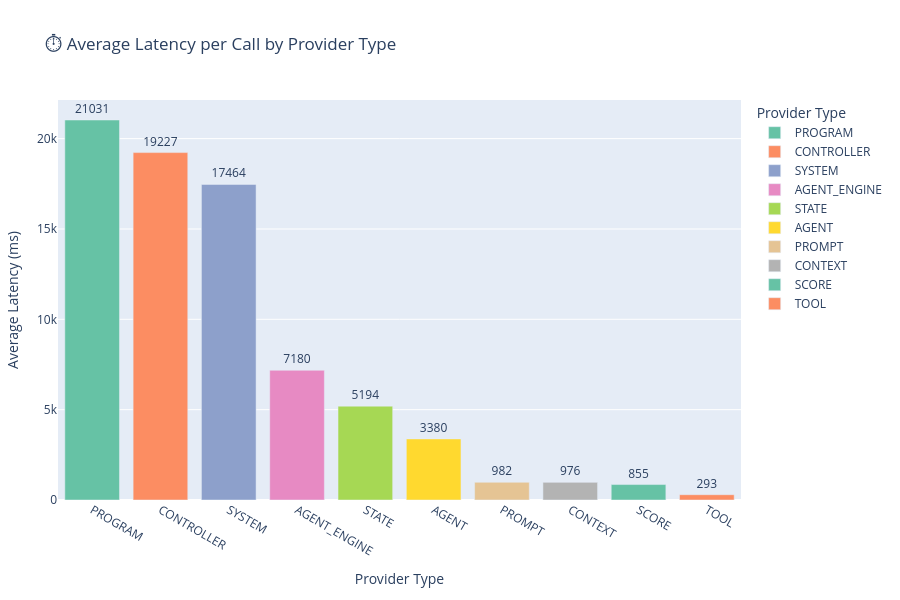

The notebook cell saved with this chart:
### Markdown cell above
### ⏱️ Average Latency per Call by Provider Type

This bar chart displays the **average execution time per invocation** for each `provider_type`, providing a normalized view of performance cost.

#### 🧠 What this code does:
- Groups the log (`df`) by `provider_type`.
- Calculates:
  - **Total latency** (`sum`)
  - **Call count** (`count`)
  - **Average latency per call** (normalized by dividing total by count)
- Rounds the average values to **integers** for cleaner chart labels.
- Renders a **bar chart** with color-coded provider types using a consistent palette.

#### 🔍 What you're observing:
- This view accounts for how frequently a provider is called, exposing **per-call cost**.
- Helpful for spotting **low-frequency but expensive providers** (e.g., `agent_engine`) vs. **high-frequency lightweight tools**.
- Guides decisions around **caching**, **parallelization**, or **refactoring** based on execution efficiency.

Use this alongside total latency charts to balance **frequency** and **impact** across the system.

### Code cell
import plotly.express as px

# Work on a copy to preserve the original DataFrame
df_avg_latency = df.copy()

# Truncate provider_type to the part after the last '.'
df_avg_latency['provider_type'] = df_avg_latency['provider_type'].apply(lambda x: x.split('.')[-1])

# Compute total latency and call count per provider type
latency_stats = (
    df_avg_latency.groupby("provider_type")["latency_ms"]
    .agg(total_latency="sum", call_count="count")
    .reset_index()
)

# Calculate average latency per call
latency_stats["avg_latency_per_call"] = latency_stats["total_latency"] / latency_stats["call_count"]

# Convert for display
latency_stats["avg_latency_label"] = latency_stats["avg_latency_per_call"].round().astype(int)

# Sort for better visual layout
latency_stats = latency_stats.sort_values("avg_latency_per_call", ascending=False)

# Plot
fig = px.bar(
    latency_stats,
    x="provider_type",
    y="avg_latency_per_call",
    text="avg_latency_label",
    title="⏱️ Average Latency per Call by Provider Type",
    labels={"provider_type": "Provider Type", "avg_latency_per_call": "Avg Latency (ms)"},
    color="provider_type",
    color_discrete_sequence=px.colors.qualitative.Set2
)

fig.update_traces(textposition="outside")

fig.update_layout(
    height=600,
    margin=dict(t=100, b=100, l=50, r=50),
    xaxis_title="Provider Type",
    yaxis_title="Average Latency (ms)"
)

fig.show()

### Figure 1 — Plotly figure (JSON) as saved in the notebook; plotly's stock layout.template omitted (floating-point values rounded to 4 significant figures)
{"data": [{"hovertemplate": "Provider Type=%{x}<br>Avg Latency (ms)=%{y}<br>avg_latency_label=%{text}<extra></extra>", "legendgroup": "PROGRAM", "marker": {"color": "rgb(102,194,165)", "pattern": {"shape": ""}}, "name": "PROGRAM", "orientation": "v", "showlegend": true, "text": [21030.0], "textposition": "outside", "type": "bar", "x": ["PROGRAM"], "xaxis": "x", "y": [21030.0], "yaxis": "y"}, {"hovertemplate": "Provider Type=%{x}<br>Avg Latency (ms)=%{y}<br>avg_latency_label=%{text}<extra></extra>", "legendgroup": "CONTROLLER", "marker": {"color": "rgb(252,141,98)", "pattern": {"shape": ""}}, "name": "CONTROLLER", "orientation": "v", "showlegend": true, "text": [19230.0], "textposition": "outside", "type": "bar", "x": ["CONTROLLER"], "xaxis": "x", "y": [19230.0], "yaxis": "y"}, {"hovertemplate": "Provider Type=%{x}<br>Avg Latency (ms)=%{y}<br>avg_latency_label=%{text}<extra></extra>", "legendgroup": "SYSTEM", "marker": {"color": "rgb(141,160,203)", "pattern": {"shape": ""}}, "name": "SYSTEM", "orientation": "v", "showlegend": true, "text": [17460.0], "textposition": "outside", "type": "bar", "x": ["SYSTEM"], "xaxis": "x", "y": [17460.0], "yaxis": "y"}, {"hovertemplate": "Provider Type=%{x}<br>Avg Latency (ms)=%{y}<br>avg_latency_label=%{text}<extra></extra>", "legendgroup": "AGENT_ENGINE", "marker": {"color": "rgb(231,138,195)", "pattern": {"shape": ""}}, "name": "AGENT_ENGINE", "orientation": "v", "showlegend": true, "text": [7180.0], "textposition": "outside", "type": "bar", "x": ["AGENT_ENGINE"], "xaxis": "x", "y": [7180.0], "yaxis": "y"}, {"hovertemplate": "Provider Type=%{x}<br>Avg Latency (ms)=%{y}<br>avg_latency_label=%{text}<extra></extra>", "legendgroup": "STATE", "marker": {"color": "rgb(166,216,84)", "pattern": {"shape": ""}}, "name": "STATE", "orientation": "v", "showlegend": true, "text": [5194.0], "textposition": "outside", "type": "bar", "x": ["STATE"], "xaxis": "x", "y": [5194.0], "yaxis": "y"}, {"hovertemplate": "Provider Type=%{x}<br>Avg Latency (ms)=%{y}<br>avg_latency_label=%{text}<extra></extra>", "legendgroup": "AGENT", "marker": {"color": "rgb(255,217,47)", "pattern": {"shape": ""}}, "name": "AGENT", "orientation": "v", "showlegend": true, "text": [3380.0], "textposition": "outside", "type": "bar", "x": ["AGENT"], "xaxis": "x", "y": [3380.0], "yaxis": "y"}, {"hovertemplate": "Provider Type=%{x}<br>Avg Latency (ms)=%{y}<br>avg_latency_label=%{text}<extra></extra>", "legendgroup": "PROMPT", "marker": {"color": "rgb(229,196,148)", "pattern": {"shape": ""}}, "name": "PROMPT", "orientation": "v", "showlegend": true, "text": [982.0], "textposition": "outside", "type": "bar", "x": ["PROMPT"], "xaxis": "x", "y": [981.5], "yaxis": "y"}, {"hovertemplate": "Provider Type=%{x}<br>Avg Latency (ms)=%{y}<br>avg_latency_label=%{text}<extra></extra>", "legendgroup": "CONTEXT", "marker": {"color": "rgb(179,179,179)", "pattern": {"shape": ""}}, "name": "CONTEXT", "orientation": "v", "showlegend": true, "text": [976.0], "textposition": "outside", "type": "bar", "x": ["CONTEXT"], "xaxis": "x", "y": [976.5], "yaxis": "y"}, {"hovertemplate": "Provider Type=%{x}<br>Avg Latency (ms)=%{y}<br>avg_latency_label=%{text}<extra></extra>", "legendgroup": "SCORE", "marker": {"color": "rgb(102,194,165)", "pattern": {"shape": ""}}, "name": "SCORE", "orientation": "v", "showlegend": true, "text": [855.0], "textposition": "outside", "type": "bar", "x": ["SCORE"], "xaxis": "x", "y": [855.0], "yaxis": "y"}, {"hovertemplate": "Provider Type=%{x}<br>Avg Latency (ms)=%{y}<br>avg_latency_label=%{text}<extra></extra>", "legendgroup": "TOOL", "marker": {"color": "rgb(252,141,98)", "pattern": {"shape": ""}}, "name": "TOOL", "orientation": "v", "showlegend": true, "text": [293.0], "textposition": "outside", "type": "bar", "x": ["TOOL"], "xaxis": "x", "y": [292.6], "yaxis": "y"}], "layout": {"barmode": "relative", "height": 600, "legend": {"title": {"text": "Provider Type"}, "tracegroupgap": 0}, "margin": {"b": 100, "l": 50, "r": 50, "t": 100}, "title": {"text": "⏱️ Average Latency per Call by Provider Type"}, "xaxis": {"anchor": "y", "categoryarray": ["PROGRAM", "CONTROLLER", "SYSTEM", "AGENT_ENGINE", "STATE", "AGENT", "PROMPT", "CONTEXT", "SCORE", "TOOL"], "categoryorder": "array", "domain": [0, 1], "title": {"text": "Provider Type"}}, "yaxis": {"anchor": "x", "domain": [0, 1], "title": {"text": "Average Latency (ms)"}}}}
